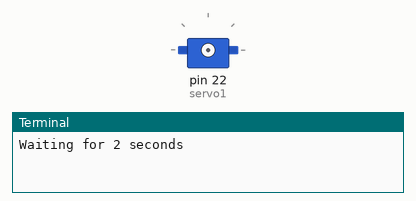
This program was run on a simulated Raspberry Pi (header pin numbers). Parts: servo, the last lines printed to the terminal. Servo angles are drawn from the pulse width (0.5 ms = 0°, 2.5 ms = 180°). At 14.0 s the program stops and its outputs stay as they are.

Above: at 0.1 s.
At 9.1 s:
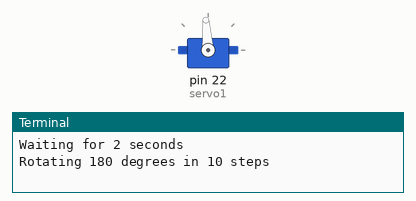
Timing chart, 0 to 10.6 s (numbered marks = the images above):
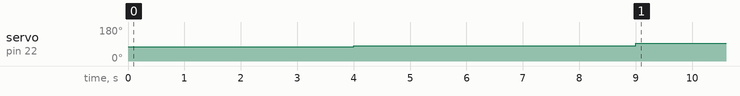

The program:

continuous_servo.py
```python
# Import libraries
import RPi.GPIO as GPIO
import time

# Set GPIO numbering mode
GPIO.setmode(GPIO.BOARD)

# Set pin 22 as an output, and set servo1 as pin 22 as PWM
GPIO.setup(22,GPIO.OUT)
servo1 = GPIO.PWM(22,100) # Note 22 is pin, 100 = 100Hz pulse

#start PWM running, but with value of 0 (pulse off)
servo1.start(0)
print ("Waiting for 2 seconds")
time.sleep(2)

#Let's move the servo!
print ("Rotating 180 degrees in 10 steps")

# Define variable duty
duty = 7


servo1.ChangeDutyCycle(13.5)
time.sleep(2)

servo1.ChangeDutyCycle(14)
time.sleep(5)

servo1.ChangeDutyCycle(15.5)
time.sleep(5)
```

Measured:
- by itself, servo on pin 22 (servo1): 76° → 81° at 4.0 s, → 94° 5.0 s later
